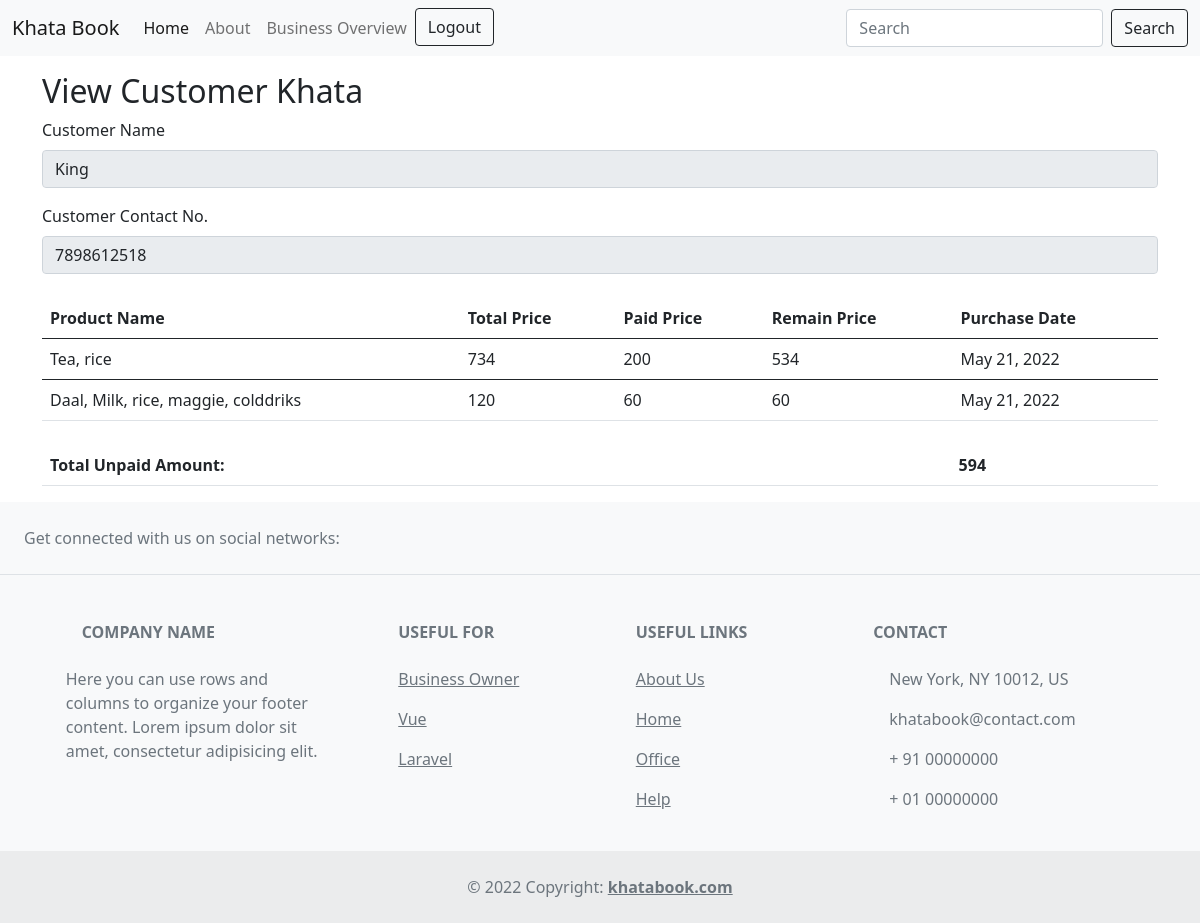
Screenshot of /view/1/ with the database file from the repository.
### myapp/models.py (models this page shows, shortened)
class Todo(models.Model):
    title = models.CharField(max_length=20)
    desc = models.CharField(max_length=12)
    customer_of = models.ForeignKey(User,on_delete=models.CASCADE)
    date_created = models.DateField(auto_now_add=True)

class PurchaseDetails(models.Model):
    id = models.IntegerField(primary_key=True)
    product_name=models.CharField(max_length=100)
    total_price = models.IntegerField()
    paid_price = models.IntegerField()
    remain_price = models.IntegerField()
    customer_id = models.ForeignKey(Todo, on_delete=models.CASCADE)
    date_created = models.DateField(auto_now_add=True)

### myapp/views.py (the view)
# urls.py: path('view/<int:id>/', view, name='view'),
def view(request,id):
    todo = Todo.objects.get(id=id)
    product_list = PurchaseDetails.objects.filter(customer_id =id)
    sum =0
    for i in product_list:
        sum+=i.remain_price
    return render(request=request,template_name='myapp/view.html',
                    context={'product_list':product_list, 'todo':todo, 'sum':sum})

### templates/myapp/view.html (shortened to what this page needs)
{% extends 'myapp/base.html' %}
{% block body %}
  <div class="container my-3">
      <h2>View Customer Khata</h2>
      <form action="/" method="POST">
          <div class="mb-3">
            <label for="title" class="form-label">Customer Name</label>
            <texarea readonly type="text" class="form-control" value="{{todo.title}}" name="desc" id="desc">{{todo.title}}</texarea>
          </div>
          <div class="mb-3">
            <label for="desc" class="form-label">Customer Contact No.</label>
            <texarea readonly type="text" class="form-control" value="{{todo.desc}}" name="desc" id="desc">{{todo.desc}}</texarea>
          </div>
      </form>
  </div>
    <div class="container my-4">
      <table class="table">
        <tr>
          <th>Product Name</th>
          <th>Total Price</th>
          <th>Paid Price</th>
          <th>Remain Price</th>
          <th>Purchase Date</th>
        </tr>
        {%for product in product_list%}
        <tbody>
          <tr>
            <td>{{product.product_name}}</td>
            <td>{{product.total_price}}</td>
            <td>{{product.paid_price}}</td>
            <td>{{product.remain_price}}</td>
            <td>{{product.date_created}}</td>
          </tr>
        </tbody>
        {%endfor%}
      </table>
    </div>
      <div class="container my-2">
        <table class="table">
          <tr>
            <th>Total Unpaid Amount:</th>
            <th>{{sum}}</th>
          </tr>
        </table>
      </div>
{% endblock body %}

### templates/myapp/base.html (shortened to what this page needs)
<!doctype html>
<html lang="en">
<head>
    <link href="https://cdn.jsdelivr.net/npm/bootstrap@5.0.0-beta2/dist/css/bootstrap.min.css" rel="stylesheet"
>
</head>
<body>
    <nav class="navbar navbar-expand-lg navbar-light bg-light sticky-top">
        <div class="container-fluid">
            <a class="navbar-brand" href="/home/">Khata Book</a>
            <div class="collapse navbar-collapse" id="navbarSupportedContent">
                <ul class="navbar-nav me-auto mb-2 mb-lg-0">
                    <li class="nav-item">
                        <a class="nav-link active" aria-current="page" href="/home/">Home</a>
                    </li>
                    <li class="nav-item">
                        <a class="nav-link" href="#">About</a>
                    </li>
                    <li class="nav-item">
                      <a class="nav-link" href="/business/overview">Business Overview</a>
                    </li>
                    <li class="nav-item">
                      <a class="btn btn-outline-dark" href="/logout/">Logout {{user.first_name}}</a>
                    </li>
                </ul>
                <form class="d-flex" action="/search/{{user.id}}/" method="POST">
                    <input class="form-control me-2" type="text" name="inputvalue" placeholder="Search" aria-label="Search">
                    <button class="btn btn-outline-dark" type="submit">Search</button>
                </form>
            </div>
        </div>
    </nav>
{% block body %}
{% endblock body %}
<footer class="text-center text-lg-start bg-light text-muted">
    <section
      class="d-flex justify-content-center justify-content-lg-between p-4 border-bottom"
    >
      <div class="me-5 d-none d-lg-block">
        <span>Get connected with us on social networks:</span>
      </div>
      <div>
      </div>
    </section>
    <section class="">
      <div class="container text-center text-md-start mt-5">
        <div class="row mt-3">
          <div class="col-md-3 col-lg-4 col-xl-3 mx-auto mb-4">
            <h6 class="text-uppercase fw-bold mb-4">
              Company name
            </h6>
            <p>
              Here you can use rows and columns to organize your footer content. Lorem ipsum
              dolor sit amet, consectetur adipisicing elit.
            </p>
          </div>
          <div class="col-md-2 col-lg-2 col-xl-2 mx-auto mb-4">
            <h6 class="text-uppercase fw-bold mb-4">
              Useful For
            </h6>
            <p>
              <a href="#!" class="text-reset">Business Owner</a>
            </p>
            <p>
              <a href="#!" class="text-reset">Vue</a>
            </p>
            <p>
              <a href="#!" class="text-reset">Laravel</a>
            </p>
          </div>
          <div class="col-md-3 col-lg-2 col-xl-2 mx-auto mb-4">
            <h6 class="text-uppercase fw-bold mb-4">
              Useful links
            </h6>
            <p>
              <a href="#!" class="text-reset">About Us</a>
            </p>
            <p>
              <a href="#!" class="text-reset">Home</a>
            </p>
            <p>
              <a href="#!" class="text-reset">Office</a>
            </p>
            <p>
              <a href="#!" class="text-reset">Help</a>
            </p>
          </div>
          <div class="col-md-4 col-lg-3 col-xl-3 mx-auto mb-md-0 mb-4">
            <h6 class="text-uppercase fw-bold mb-4">
              Contact
            </h6>
            <p> New York, NY 10012, US</p>
            <p>
              khatabook@contact.com
            </p>
            <p> + 91 00000000</p>
            <p> + 01 00000000</p>
          </div>
        </div>
      </div>
    </section>
    <div class="text-center p-4" style="background-color: rgba(0, 0, 0, 0.05);">
      © 2022 Copyright:
      <a class="text-reset fw-bold" href="https://khatabook.com/">khatabook.com</a>
    </div>
  </footer>
</body>
</html>

### rows the page displays
Todo: title "King", desc "7898612518"
PurchaseDetails: product_name "Tea, rice", total_price "734", paid_price "200", remain_price "534", date_created "May 21, 2022"
PurchaseDetails: product_name "Daal, Milk, rice, maggie, colddriks", total_price "120", paid_price "60", remain_price "60", date_created "May 21, 2022"

### other values shown
{{ sum }} "594"
